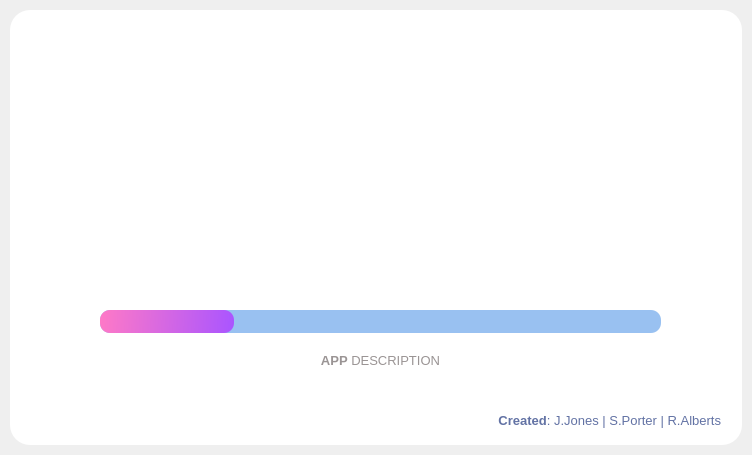
<?xml version="1.0" encoding="UTF-8"?>
<ui version="4.0">
 <class>SplashScreen</class>
 <widget class="QMainWindow" name="SplashScreen">
  <property name="geometry">
   <rect>
    <x>0</x>
    <y>0</y>
    <width>752</width>
    <height>455</height>
   </rect>
  </property>
  <property name="windowTitle">
   <string>MainWindow</string>
  </property>
  <widget class="QWidget" name="centralwidget">
   <layout class="QVBoxLayout" name="verticalLayout">
    <property name="spacing">
     <number>0</number>
    </property>
    <property name="leftMargin">
     <number>10</number>
    </property>
    <property name="topMargin">
     <number>10</number>
    </property>
    <property name="rightMargin">
     <number>10</number>
    </property>
    <property name="bottomMargin">
     <number>10</number>
    </property>
    <item>
     <widget class="QFrame" name="dropShadowFrame">
      <property name="styleSheet">
       <string notr="true">QFrame {	
	background-color: white;
	color: rgb(220, 220, 220);
	border-radius: 20px;
}</string>
      </property>
      <property name="frameShape">
       <enum>QFrame::StyledPanel</enum>
      </property>
      <property name="frameShadow">
       <enum>QFrame::Raised</enum>
      </property>
      <widget class="QLabel" name="label_description">
       <property name="geometry">
        <rect>
         <x>40</x>
         <y>340</y>
         <width>661</width>
         <height>21</height>
        </rect>
       </property>
       <property name="font">
        <font>
         <family>Segoe UI</family>
         <pointsize>14</pointsize>
        </font>
       </property>
       <property name="styleSheet">
        <string notr="true">color: rgb(154, 148, 148);</string>
       </property>
       <property name="text">
        <string>&lt;html&gt;&lt;head/&gt;&lt;body&gt;&lt;p&gt;&lt;span style=&quot; font-size:10pt; font-weight:700;&quot;&gt;APP&lt;/span&gt;&lt;span style=&quot; font-size:10pt;&quot;&gt; DESCRIPTION&lt;/span&gt;&lt;/p&gt;&lt;/body&gt;&lt;/html&gt;</string>
       </property>
       <property name="alignment">
        <set>Qt::AlignCenter</set>
       </property>
      </widget>
      <widget class="QProgressBar" name="progressBar">
       <property name="geometry">
        <rect>
         <x>90</x>
         <y>300</y>
         <width>561</width>
         <height>23</height>
        </rect>
       </property>
       <property name="styleSheet">
        <string notr="true">QProgressBar {
	
	background-color: rgb(153, 193, 241);
	color: white;
	border-style: none;
	border-radius: 10px;
	text-align: center;
}
QProgressBar::chunk{
	border-radius: 10px;
	background-color: qlineargradient(spread:pad, x1:0, y1:0.511364, x2:1, y2:0.523, stop:0 rgba(254, 121, 199, 255), stop:1 rgba(170, 85, 255, 255));
}</string>
       </property>
       <property name="value">
        <number>24</number>
       </property>
       <property name="textVisible">
        <bool>false</bool>
       </property>
      </widget>
      <widget class="QLabel" name="label_credits">
       <property name="geometry">
        <rect>
         <x>90</x>
         <y>400</y>
         <width>621</width>
         <height>21</height>
        </rect>
       </property>
       <property name="font">
        <font>
         <family>Segoe UI</family>
         <pointsize>10</pointsize>
        </font>
       </property>
       <property name="styleSheet">
        <string notr="true">color: rgb(98, 114, 164);</string>
       </property>
       <property name="text">
        <string>&lt;html&gt;&lt;head/&gt;&lt;body&gt;&lt;p&gt;&lt;span style=&quot; font-weight:700;&quot;&gt;Created&lt;/span&gt;: J.Jones | S.Porter | R.Alberts&lt;/p&gt;&lt;/body&gt;&lt;/html&gt;</string>
       </property>
       <property name="alignment">
        <set>Qt::AlignRight|Qt::AlignTrailing|Qt::AlignVCenter</set>
       </property>
      </widget>
      <widget class="QLabel" name="label">
       <property name="geometry">
        <rect>
         <x>190</x>
         <y>130</y>
         <width>371</width>
         <height>111</height>
        </rect>
       </property>
       <property name="text">
        <string/>
       </property>
       <property name="pixmap">
        <pixmap resource="resources.qrc">:/images/images/images/Logo-Full.png</pixmap>
       </property>
       <property name="scaledContents">
        <bool>true</bool>
       </property>
      </widget>
      <widget class="QLabel" name="label_2">
       <property name="geometry">
        <rect>
         <x>50</x>
         <y>30</y>
         <width>111</width>
         <height>61</height>
        </rect>
       </property>
       <property name="text">
        <string/>
       </property>
       <property name="pixmap">
        <pixmap resource="resources.qrc">:/images/images/images/mohw.png</pixmap>
       </property>
       <property name="scaledContents">
        <bool>true</bool>
       </property>
      </widget>
      <widget class="QLabel" name="label_3">
       <property name="geometry">
        <rect>
         <x>580</x>
         <y>-10</y>
         <width>131</width>
         <height>131</height>
        </rect>
       </property>
       <property name="text">
        <string/>
       </property>
       <property name="pixmap">
        <pixmap resource="resources.qrc">:/images/images/images/stopcorona.png</pixmap>
       </property>
       <property name="scaledContents">
        <bool>true</bool>
       </property>
      </widget>
     </widget>
    </item>
   </layout>
  </widget>
 </widget>
 <resources>
  <include location="splash_resource.qrc"/>
  <include location="resources.qrc"/>
 </resources>
 <connections/>
</ui>
